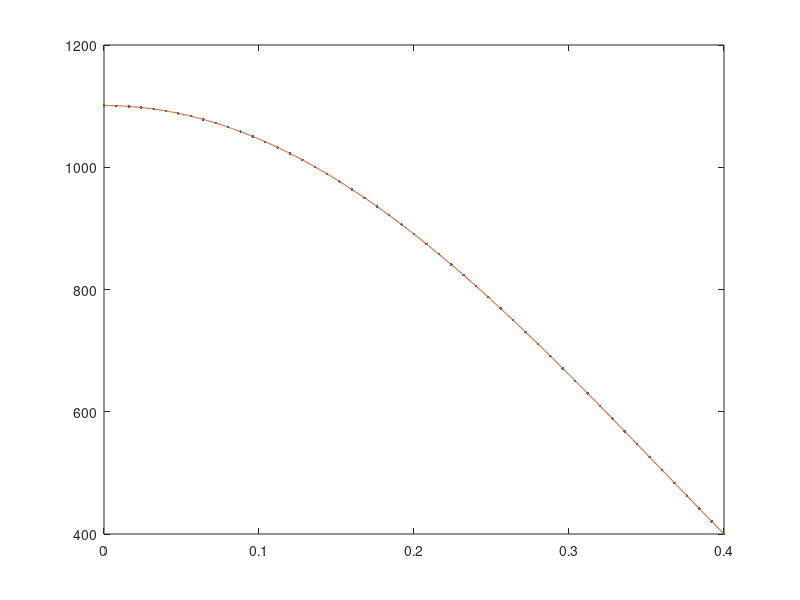
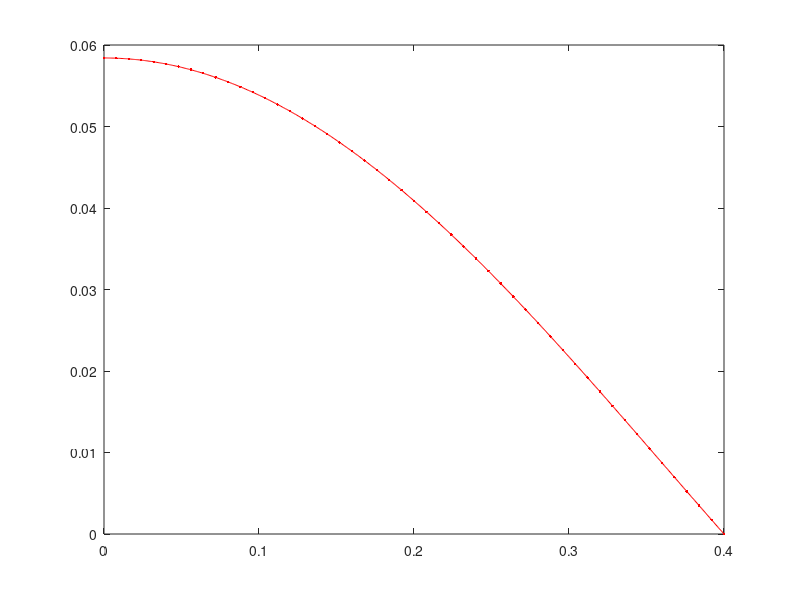

Write MATLAB code to recreate these figures, in order.
function F=HC

% clear the console screen
clc; close all; 
% make the problem-data a global variable
global dat
% load the data structure with info pertaining to the physical problem
dat.diff=@cond;
dat.siga=@nothing;
dat.esrc=@esrc;
dat.pb_type='hc';
if(strcmp(dat.pb_type,'rad'))
    dat.width=40;
    dat.alpha=4;
else
    dat.width=0.4;
end
bc.left.type=0; %0=neumann, 1=robin, 2=dirichlet
bc.left.C=0; % (that data is C in: -Ddu/dn=C // u/4+D/2du/dn=C // u=C)
bc.rite.type=2;
bc.rite.C=400;
dat.bc=bc; clear bc;

% load the numerical parameters, npar, structure pertaining to numerics
% number of elements
npar.nel = 50;
% domain
npar.x = linspace(0,dat.width,npar.nel+1);
% polynomial degree
npar.porder=1;
% nbr of dofs per variable
npar.ndofs = npar.porder*npar.nel+1;
% for newton's solve
npar.max_newton = 250;
npar.atol_newton = 1e-9;
npar.rtol_newton = 1e-9;
npar.tol_newton_lin = 1e-6;
% 1=numjac  + LU
% 2=numjac  + Gmres
% 3=numjac  + Precond Gmres
% 4=matfree + Gmres
% 5=matfree + Precond Gmres
npar.newton_solve_option = 3;
myoptP=1; 
optP=0;  if(npar.newton_solve_option==3 || npar.newton_solve_option==5), optP=myoptP; end
npar.prec_opt=optP;
% scale variables
npar.scale=1;
dat.bc.left.C=dat.bc.left.C/npar.scale;
dat.bc.rite.C=dat.bc.rite.C/npar.scale;

% connectivity
gn=zeros(npar.nel,npar.porder+1);
gn(1,:)=linspace(1,npar.porder+1,npar.porder+1);
for iel=2:npar.nel
    gn(iel,:)=[gn(iel-1,end) , gn(iel-1,2:end)+npar.porder ];
end
npar.gn=gn; clear gn;

%%%% solve nonlinear forward problem
dat.adjoint=false;
[u,uf,xf] = solve_forward(npar);
% plot
figure(1)
x=linspace(0,dat.width,npar.ndofs);
plot(x,u,'.'); hold on
plot(xf,uf,'-'); hold all
%%% compute QoI:
QoI_forward = QoI(@response,u,npar)

%%%% solve nonlinear forward problem
dat.adjoint=true;
dat.diff_adjoint=@cond_adj;
dat.esrc_adjoint=@response;
dat.forward_sol=u;
dat.bc.rite.C=400*0;
[us,usf,xsf] = solve_adjoint(npar);
% plot
figure(2)
plot(x,us,'.r'); hold on
plot(xf,usf,'r-'); hold all
%%% compute QoI
QoI_adjoint = QoI(dat.esrc,us,npar)

% boundary terms
[b,dbdx] =feshpln([1],npar.porder);
gn    = npar.gn;
nel   = npar.nel;
% jacobian of the transformation to the ref. element
x0=npar.x(nel);
x1=npar.x(nel+1);
Jac=(x1-x0)/2;
% local values
local_T         = b(:,:)    * u(gn(nel,:));
local_Ts        = b(:,:)    * us(gn(nel,:));
local_dTsdx     = dbdx(:,:) * us(gn(nel,:));
d=dat.diff([1],local_T)/Jac;
local_T*d*local_dTsdx


% % % % verification is always good
% % % u(1)
% % %(5/2*3e11*40^2+400^5)^0.2 % rad
% % %3e4*0.4^2/2/5+400         % cond
% % 
% % % compute the L2 norm of the error
% % % create a high-order quadrature
% % [xq,wq] = GLNodeWt(25);
% % % store shapeset
% % [b,dbdx] = feshpln(xq,npar.porder);
% % local_err = 0;
% % a=[];
% % aa=[];
% % % loop over elements
% % for iel=1:npar.nel
% %     % element extremities
% %     x0=npar.x(iel);
% %     x1=npar.x(iel+1);
% %     % jacobian of the transformation to the ref. element
% %     Jac=(x1-x0)/2;
% %     % get x values in the interval
% %     x=(x1+x0)/2+xq*(x1-x0)/2;
% %     % b and dbdx(:,:) are of size (nbr of xq values) x (porder+1),
% %     % T is of length porder+1, 2/dx is the 1d jacobian
% %     % local_T is of length the # of points in the quadrature
% %     local_T    = b(:,:) * u(npar.gn(iel,:));
% %     if(strcmp(dat.pb_type,'rad'))
% %         local_Exa = ((dat.alpha+1).*(dat.esrc(x,local_T)).*(dat.width^2-x.^2)/2+dat.bc.rite.C^(dat.alpha+1)).^(1/(dat.alpha+1));
% %         a=[a local_Exa'];
% %         aa=[aa x'];
% %     else
% %         kdata=[1.05 2150 200 1];
% %         options = optimset('Display','off');
% %         for i=1:length(x)
% %             ci= @(z)  kdata(1)*(z-dat.bc.rite.C) + kdata(2)* log( (kdata(3)+kdata(4)*z    ) ...
% %                 ./(kdata(3)+kdata(4)*dat.bc.rite.C) )  -3e4*(dat.width^2-x(i)^2)/2;
% %             local_Exa(i,1)=fsolve(ci,dat.bc.rite.C,options);
% %         end
% %         a=[a local_Exa'];
% %         aa=[aa x'];
% %     end
% %     % compute local error
% %     local_err =  local_err + Jac*dot(wq , (local_T-local_Exa).^2 ) ;
% % end    
% % plot(aa,a,'r-')
% % % L2 norm
% % local_err=sqrt(local_err)
% % % L2 norm divided by mesh size ^ (p+1)
% % x0=npar.x(iel);x1=npar.x(iel+1);
% % local_err/(x1-x0)^(npar.porder+1)

return
end

%%%%%%%%%%%%%%%%%%%%%%%%%%%%%%%%%%%%%

function [T,Tf,xf]=solve_forward(npar)

% perform the Newton solve
T = newton(npar);

% finer representation for plotting
[Tf,xf] = finer(T,npar);

% resi = compute_residual(T,npar);
% J = compute_jacobian(T,npar,resi);
% 
% global dat 
% 
% siga_save=dat.siga; dat.siga=@nothing;
% diff_save=dat.diff; dat.diff=@nothing;
% rhs = compute_residual(T,npar);
% 
% dat.siga=siga_save;
% dat.diff=diff_save;

return
end
%%%%%%%%%%%%%%%%%%%%%%%%%%%%%%%%%%%%%

function [Ta,Taf,xf]=solve_adjoint(npar)

% perform the Newton solve
Ta = newton(npar);

% finer representation for plotting
[Taf,xf] = finer(Ta,npar);

return
end

%%%%%%%%%%%%%%%%%%%%%%%%%%%%%%%%%%%%%%%%%%%%%%

function  T=newton(npar)

global dat

% initial guess
if ~dat.adjoint
    T=ones(npar.ndofs,1)*400;
    T=linspace(1000,dat.bc.rite.C,npar.ndofs)';
else
    T=zeros(npar.ndofs,1);
    T=linspace(1000,dat.bc.rite.C,npar.ndofs)';
end
T=T/npar.scale;

% compute the residual
resi = compute_residual(T,npar);
% if dat.adjoint
%      J = compute_jacobian(T,npar,resi);
%      dat.diff_adjoint=@nothing3;
%      rhs = compute_residual(T,npar);
%      dat.diff_adjoint=@cond_adj;
% end
% compute its norm
norm_resi=norm(resi);
% compute stopping criterion
tol_newton = npar.atol_newton + npar.rtol_newton*norm_resi;

eigstudy=false;
if(npar.newton_solve_option>3),eigstudy=false;end

inewton=0;
while (inewton<npar.max_newton && norm_resi>tol_newton)
    inewton=inewton+1;
    fprintf('Newton iteration %i, ',inewton);
    % compute the jacobian matrix
    J = compute_jacobian(T,npar,resi);
    P = compute_precond(T,npar,npar.prec_opt);
    if(eigstudy)
%         P = compute_precond(T,npar,dat,1);
        figure(2)
        subplot(2,1,1);
        eigplot(full(J),2);
        subplot(2,1,2);
        JiP=J*inv(P);
        eigplot(full(JiP),2);
        fprintf('\n\tEst. of cond number for J: %g, \t for JiP: %g\n',condest(J),condest(JiP));
        figure(3);
        subplot(2,1,1);   spy(J);
        subplot(2,1,2);   spy(JiP);
    end
    % newton solve
    switch npar.newton_solve_option
        case {1}
            dT = -J\resi;
        case{2,3}
            % gmres(A,b,restart,tol,maxit,M1,M2,x0)
            restart=[];restart=ceil(length(J)/3);
            tol_newton_lin=npar.tol_newton_lin;
            [dT,flag,relres,iter,resvec] = gmres(J,-resi,restart,tol_newton_lin,[],P,[],[]);
            switch flag
                case{0}
                    fprintf('\tgmres converged');
                case{1}
                    fprintf('\tgmres did not converge');
                case{2}
                    fprintf('\tgmres: ill-conditioned');
                case{3}
                    fprintf('\tgmres stagnation');
            end
            fprintf('\titer statistics in gmres: %i, %i\n',iter(1),iter(2));
        case {4,5}
            restart=10;
            tol_newton_lin=npar.tol_newton_lin;
            [w,flag,relres,iter,resvec] = gmres(@Jv,-resi,restart,tol_newton_lin,150,[],[],[],... % the next line is for @afun arguments
                T,resi,npar,P);
            switch flag
                case{0}
                    fprintf('\tgmres converged');
                case{1}
                    fprintf('\tgmres did not converge');
                case{2}
                    fprintf('\tgmres: ill-conditioned');
                case{3}
                    fprintf('\tgmres stagnation');
            end
            fprintf('\titer statistics in gmres: %i, %i\n',iter(1),iter(2));
            dT=P\w;    
    end
    % new Newton iterate
    T=T+dT;        
    % compute the residual
    resi = compute_residual(T,npar);
    % compute its norm
    norm_resi=norm(resi);
    if(norm_resi<tol_newton)
        fprintf(' CONVERGED with ');
    end
    fprintf('Nonlinear residual error=%g, delta solution %g \n\n',norm_resi,norm(dT));
end

% re-scale
T=T*npar.scale;

return
end

%%%%%%%%%%%%%%%%%%%%%%%%%%%%%%%%%%%%%%%%%%%%%%

function [F]=compute_residual(T,npar)
% assemble the residual and apply BC

% make the problem-data a global variable
global dat

% shortcuts
porder= npar.porder;
gn    = npar.gn;
nel   = npar.nel;
% n: linear system size
n=npar.ndofs;
% allocate memory
F=zeros(n,1);

% compute local matrices
% load Gauss Legendre quadrature (GLQ is exact on polynomials of degree up to 2n-1,
% while using only integrand evaluations (n-point quadrature).
% estimate the max poly order (it comes from the mass matrix  when coef. are
% piecewise constant and the material mesh matches the computational mesh
[xq,wq] = GLNodeWt(2*(porder+1));
% initialize local residual vector
local_res=zeros(porder+1,1);
% store shapeset
[b,dbdx] =feshpln(xq,porder);

% definition of the weak form:
% int_domain (grad u D grad b) - int_bd_domain (b D grad u n) ...
%      + int_domain( XSa u b) = int_domain (b rhs)

% loop over elements
for iel=1:npar.nel
    % element extremities
    x0=npar.x(iel);
    x1=npar.x(iel+1);
    % jacobian of the transformation to the ref. element
    Jac=(x1-x0)/2;
    % get x values in the interval
    x=(x1+x0)/2+xq*(x1-x0)/2;
    % b and dbdx(:,:) are of size (nbr of xq values) x (porder+1),
    % T is of length porder+1, 2/dx is the 1d jacobian
    local_T         = b(:,:)    * T(gn(iel,:));
    local_dTdx      = dbdx(:,:) * T(gn(iel,:));
    s=dat.siga(x,npar.scale*local_T)*Jac;
    if ~dat.adjoint
        d=dat.diff(x,npar.scale*local_T)/Jac;
        q=dat.esrc(x,npar.scale*local_T)*Jac/npar.scale;
    else
        local_T_forward = b(:,:) * dat.forward_sol(gn(iel,:));
        d=dat.diff_adjoint(x,npar.scale*local_T,local_T_forward)/Jac;
        q=dat.esrc_adjoint(x,npar.scale*local_T)*Jac/npar.scale;
    end
    % compute local residual
    for i=1:porder+1
        local_res(i) =  dot(s.*wq.*b(:,i)    , local_T(:)) ...
            + dot(d.*wq.*dbdx(:,i) , local_dTdx(:)) ...
            - dot(q.*wq, b(:,i));
    end
    % assemble
    F(gn(iel,:)) = F(gn(iel,:)) + local_res;
end

% apply natural BC
Dirichlet_nodes=[];
Dirichlet_val=[];
switch dat.bc.left.type
    case 0 % Neumann, int_bd_domain (b D grad u n) is on the RHS
        F(1)=F(1)-dat.bc.left.C;
    case 1 % Robin
        F(1)=F(1)+1/2*T(1);
        F(1)=F(1)-2*dat.bc.left.C;
    case 2 % Dirichlet
        Dirichlet_nodes=[Dirichlet_nodes 1];
        Dirichlet_val=[Dirichlet_val dat.bc.left.C];
end
switch dat.bc.rite.type
    case 0 % Neumann, int_bd_domain (b D grad u n) is on the RHS
        F(n)=F(n)-dat.bc.rite.C;
    case 1 % Robin
        F(n)=F(n)+1/2*T(n);
        F(n)=F(n)-2*dat.bc.rite.C;
    case 2 % Dirichlet
        Dirichlet_nodes=[Dirichlet_nodes n];
        Dirichlet_val=[Dirichlet_val dat.bc.rite.C];
end
% apply Dirichlet BC
for i=1:length(Dirichlet_nodes);% loop on the number of constraints
    id=Dirichlet_nodes(i);      % extract the dof of a constraint
    bcval=Dirichlet_val(i);
    F(id)=T(id)-bcval;         % put the constrained value in the rhs
end

return
end


%%%%%%%%%%%%%%%%%%%%%%%%%%%%%%%%%%%%%%%%%%%%%%

function J=compute_jacobian(x,npar,F)

% make the problem-data a global variable
global dat

% compute Jacobian
n=length(x);
nnz_=(2*npar.porder+1)*npar.nel; % upperbound
J=spalloc(n,n,nnz_);
% choose epsi
epsi=choose_epsi(2,x);
for i = 1:n
    if((i==1 && dat.bc.left.type==2)||(i==n && dat.bc.rite.type==2))
        J(:,i)=0; J(i,i)=1;
        continue
    end
    % choose a component in vector epsi (if it is a vector)
    if(length(epsi)==1)
        i_=1;
    else
        i_=i;
    end
    % perturbation to build numerical Jacobian column by column
    v=zeros(n,1);
    v(i)   = 1;
    x_pert = x + epsi(i_)*v;
    % evaluate perturbed residual
    Feps = compute_residual(x_pert,npar);
    J(:,i) = (Feps - F) /epsi(i_);
end
% add transient + SS contributions
% J=speye(nn)-0.5*dt*J;

return
end

%%%%%%%%%%%%%%%%%%%%%%%%%%%%%%%%%%%%%%%%%%%%%%

function  [out]=Jv(xkrylov,T,F,npar,P)

% make the problem-data a global variable
global dat

if(dat.bc.left.type==2)
    xkrylov(1)=0;
end
if(dat.bc.rite.type==2)
    xkrylov(end)=0;
end
% % choose epsi
% epsi=choose_epsi(3,T,norm(xkrylov));
% if(length(epsi)>1), error('epsi in Jv should be of length 1'); end
% preconditioning step
xkrylov=P\xkrylov;
% choose epsi
epsi=choose_epsi(3,T,norm(xkrylov));
if(length(epsi)>1), error('epsi in Jv should be of length 1'); end
% perturb newton state
T_pert = T + epsi*xkrylov;
% perturbed residual
Feps = compute_residual(T_pert,npar);
% FD formula
out =(Feps - F) /epsi;

return
end

%%%%%%%%%%%%%%%%%%%%%%%%%%%%%%%%%%%%%%%%%%%%%%

function epsi=choose_epsi(opt,vec,norm_kry)

if(nargin==3)
    if(norm_kry<eps),norm_kry=1; end
end
b=sqrt(eps);
switch opt
    case 0
        epsi = b; % returns a scalar
    case 1
        epsi = (1+vec)*b; % returns a vector
    case 2 % column by column
        epsi=b*max(abs(vec),1).*sign_(vec); % returns a vector
    case 3
        if(nargin<3), error('Not enough argument in choose_epsi'); end
        epsi=b/(length(vec)*norm_kry)*norm(1+vec,1); % returns a scalar
end

return
end

%%%%%%%%%%%%%%%%%%%%%%%%%%%%%%%%%%%%%%%%%%%%%%

function sg=sign_(x)

sg=sign(x);
if(x==0), sg=1; end

return
end

%%%%%%%%%%%%%%%%%%%%%%%%%%%%%%%%%%%%%

function [A]=compute_precond(T,npar,optP)
% assemble the P matrix, with various options:
% optP=0: Identity
% optP=1: compute k(T) at quad points
% optP=1a: compute k(T) at quad points using T^(0)
% optP=2: compute kave per element
% optP=2a: compute kave per element using T^(0)
% the options with a are actually managed outside of this function

% make the problem-data a global variable
global dat

if(optP==0)
    A=speye(length(T));
    return
end

% shortcuts
porder= npar.porder;
gn    = npar.gn;
nel   = npar.nel;
% ideally, we would analyze the connectivity to determine nnz
nnz=(porder+1)*nel; %this is an upperbound, not exact
% n: linear system size
n=npar.ndofs;
% allocate memory
A=spalloc(n,n,nnz);
% initialize local matrices/vectors
m=zeros(porder+1,porder+1);
k=m;
local_mat=m;

% compute local matrices
% load Gauss Legendre quadrature (GLQ is exact on polynomials of degree up to 2n-1,
% while using only integrand evaluations (n-point quadrature).
% estimate the max poly order (it comes from the mass matrix  when coef. are
% piecewise constant and the material mesh matches the computational mesh
if(optP==1)
    poly_max=2*(porder+1);
    [xq,wq] = GLNodeWt(poly_max);
    % store shapeset
    [b,dbdx] =feshpln(xq,porder);
else
    poly_max=porder+1;
    [xq,wq] = GLNodeWt(poly_max);
    % store shapeset
    [b,dbdx] =feshpln(xq,porder);
    % compute local matrices + load vector
    for i=1:porder+1
        for j=1:porder+1
            m(i,j)= dot(wq.*b(:,i)    , b(:,j));
            k(i,j)= dot(wq.*dbdx(:,i) , dbdx(:,j));
        end
    end
    % increase quadrature order to compute kave over each element
    poly_max=2*(porder+1);
    [xq,wq] = GLNodeWt(poly_max);
    % store shapeset
    [b,dbdx] =feshpln(xq,porder);
end

% definition of the weak form:
% int_domain (grad u D grad b) - int_bd_domain (b D grad u n) ...
%      + int_domain( XSa u b) = int_domain (b rhs)

% loop over elements
for iel=1:npar.nel
    % element extremities
    x0=npar.x(iel);
    x1=npar.x(iel+1);
    % jacobian of the transformation to the ref. element
    Jac=(x1-x0)/2;
    % get x values in the interval
    x=(x1+x0)/2+xq*(x1-x0)/2;
    if(optP==1)
        % b and dbdx(:,:) are of size (nbr of xq values) x (porder+1),
        local_T    = b(:,:) * T(gn(iel,:));
        s=dat.siga(x,npar.scale*local_T);
        if ~dat.adjoint
            d=dat.diff(x,npar.scale*local_T)/Jac;
        else
            local_T_forward = b(:,:) * dat.forward_sol(gn(iel,:));
            d=dat.diff_adjoint(x,npar.scale*local_T,local_T_forward)/Jac;
        end
        % compute local matrices
        for i=1:porder+1
            for j=1:porder+1
                m(i,j)= dot(s.*wq.*b(:,i)    , b(:,j));
                k(i,j)= dot(d.*wq.*dbdx(:,i) , dbdx(:,j));
            end
        end
        local_mat = m*Jac + k/Jac;
    else
        % first compute ave_cond
        % b and dbdx(:,:) are of size (nbr of xq values) x (porder+1),
        if ~dat.adjoint
            local_T    = b(:,:) * T(gn(iel,:));
            d=dat.diff(x,npar.scale*local_T);
        else
            local_T_forward = b(:,:) * dat.forward_sol(gn(iel,:));
            d=dat.diff_adjoint(x,npar.scale*local_T,local_T_forward)/Jac;
        end
        ave_cond = dot(wq, d)/sum(wq);
        % then compute local mat
        local_mat =  0*m*Jac + ave_cond*k/Jac;
    end
    % assemble
    A(gn(iel,:),gn(iel,:)) = A(gn(iel,:),gn(iel,:)) + local_mat;
end

% apply natural BC
Dirichlet_nodes=[];
Dirichlet_val=[];
switch dat.bc.left.type
    case 0 % Neumann, int_bd_domain (b D grad u n) is on the RHS
%         rhs(1)=rhs(1)+dat.bc.left.C;
    case 1 % Robin
        A(1,1)=A(1,1)+1/2;
%         rhs(1)=rhs(1)+2*dat.bc.left.C;
    case 2 % Dirichlet
        Dirichlet_nodes=[Dirichlet_nodes 1];
        Dirichlet_val=[Dirichlet_val dat.bc.left.C];
end
switch dat.bc.rite.type
    case 0 % Neumann, int_bd_domain (b D grad u n) is on the RHS
%         rhs(n)=rhs(n)+dat.bc.rite.C;
    case 1 % Robin
        A(n,n)=A(n,n)+1/2;
%         rhs(n)=rhs(n)+2*dat.bc.rite.C;
    case 2 % Dirichlet
        Dirichlet_nodes=[Dirichlet_nodes n];
        Dirichlet_val=[Dirichlet_val dat.bc.rite.C];
end
% apply Dirichlet BC
for i=1:length(Dirichlet_nodes);% loop on the number of constraints
    id=Dirichlet_nodes(i);      % extract the dof of a constraint
    bcval=Dirichlet_val(i);
%     rhs=rhs-bcval*A(:,id);  % modify the rhs using constrained value
    A(id,:)=0; % set all the id-th row to zero
    A(:,id)=0; % set all the id-th column to zero (symmetrize A)
    A(id,id)=1;            % set the id-th diagonal to unity
%     rhs(id)=bcval;         % put the constrained value in the rhs
end

return
end

%%%%%%%%%%%%%%%%%%%%%%%%%%%%%%%%%%%%%%%%%%%%%%

function [QoI]=QoI(r,T,npar)
% compute the QoI

% shortcuts
porder= npar.porder;
gn    = npar.gn;
nel   = npar.nel;
% n: linear system size
n=npar.ndofs;

% compute local matrices
% load Gauss Legendre quadrature (GLQ is exact on polynomials of degree up to 2n-1,
% while using only integrand evaluations (n-point quadrature).
% estimate the max poly order (it comes from the mass matrix  when coef. are
% piecewise constant and the material mesh matches the computational mesh
[xq,wq] = GLNodeWt(2*(porder+1));
% initialize local residual vector
local_res=zeros(porder+1,1);
% store shapeset
[b,dbdx] =feshpln(xq,porder);

QoI=0;
% loop over elements
for iel=1:npar.nel
    % element extremities
    x0=npar.x(iel);
    x1=npar.x(iel+1);
    % jacobian of the transformation to the ref. element
    Jac=(x1-x0)/2;
    % get x values in the interval
    x=(x1+x0)/2+xq*(x1-x0)/2;
    % b and dbdx(:,:) are of size (nbr of xq values) x (porder+1),
    % T is of length porder+1, 2/dx is the 1d jacobian
    local_T    = b(:,:) * T(gn(iel,:));
    q=r(x,local_T)*Jac;
    % compute local response
    QoI = QoI +  dot(q.*wq , local_T(:)) ;
end

return
end

%%%%%%%%%%%%%%%%%%%%%%%%%%%%%%%%%%%%%

function [Tf,xf]=finer(T,npar)

cut=10;
% shortcuts
porder= npar.porder;
gn    = npar.gn;
nel   = npar.nel;
% n: linear system size
n=nel*(porder+cut)+1;
% allocate memory
F=zeros(n,1);

xq=linspace(-1,1,porder+1+cut);
[b,dbdx] =feshpln(xq,porder);
% loop over elements
xf=[]; Tf=[];
for iel=1:npar.nel
    % element extremities
    x0=npar.x(iel);
    x1=npar.x(iel+1);
    % get x values in the interval
    x=(x1+x0)/2+xq*(x1-x0)/2;
    % b and dbdx(:,:) are of size (nbr of xq values) x (porder+1),
    % T is of length porder+1, 2/dx is the 1d jacobian
    local_T    = b(:,:) * T(gn(iel,:));
    if(iel==1)
        xf=[xf x];
        Tf=[Tf; local_T];
    else
        xf=[xf x(2:end)];
        Tf=[Tf; local_T(2:end)];
    end
end

return
end

%%%%%%%%%%%%%%%%%%%%%%%%%%%%%%%%%%%%%

function [shapefun,dhdx]=feshpln (xv,p)
% computes the finite element basis functions and their first derivatives
% for any order p
% here, we use Lagrangian FE functions

xd=linspace(-1,1,p+1);

shapefun=zeros(length(xv),p+1);
dhdx    =zeros(length(xv),p+1);

% shape function
for i=1:p+1
    num=1.;
    den=1.;
    for j=1:p+1
        if(j~=i)
            num=num.*(xv-xd(j));
            den=den.*(xd(i)-xd(j));
        end
    end
    shapefun(:,i)=num./den;
end

% derivative of the shape function
for i=1:p+1
    sum=0.;
    den=1.;
    for j=1:p+1
        if(j~=i)
            num=1;
            for k=1:p+1
                if((k~=i)&&(k~=j))
                    num=num.*(xv-xd(k));
                end
            end
            sum=sum+num;
            den=den.*(xd(i)-xd(j));
        end
    end
    dhdx(:,i)=sum./den;
end

return
end

%%%%%%%%%%%%%%%%%%%%%%%%%%%%%%%%%%%%%%

function [x,w] = GLNodeWt(n)
% GLNodeWt  Nodes and weights for Gauss-Legendre quadrature of arbitrary order
%           obtained by solving an eigenvalue problem
%
% Synopsis:  [x,w] = GLNodeWt(n)
%
% Input:     n = order of quadrature rule
%
% Output:    x = vector of nodes
%            w = vector of weights

%  Algorithm based on ideas from Golub and Welsch, and Gautschi.  For a
%  condensed presentation see H.R. Schwarz, "Numerical Analysis: A
%  Comprehensive Introduction," 1989, Wiley.  Original MATLAB
%  implementation by H.W. Wilson and L.H. Turcotte, "Advanced Mathematics
%  and Mechanics Applications Using MATLAB," 2nd ed., 1998, CRC Press

beta   = (1:n-1)./sqrt(4*(1:n-1).^2 - 1);
J      = diag(beta,-1) + diag(beta,1);    % eig(J) needs J in full storage
[V,D]  = eig(J);
[x,ix] = sort(diag(D));  %  nodes are eigenvalues, which are on diagonal of D
w      = 2*V(1,ix)'.^2;  %  V(1,ix)' is column vector of first row of sorted V

return
end

%%%%%%%%%%%%%%%%%%%%%%%%%%%%%%%%%%%%%
function y=cond(x,T)
% conductivity function. may depend on space and temperature

% make the problem-data a global variable
global dat

if(strcmp(dat.pb_type,'rad'))
    y=T.^dat.alpha;
else
    kdata=[1.05 2150 200 1];
    % kdata=[5 0 200 1];
    y = kdata(1) + kdata(2)./( kdata(3)+kdata(4)*T);
end

return
end
%%%%%%%%%%%%%%%%%%%%%%%%%%%%%%%%%%%%%
function y=cond_adj(x,T,Tforward)
% conductivity function used in adjoint eqs.
y=cond(x,Tforward);
% y(:)=1;
return
end
%%%%%%%%%%%%%%%%%%%%%%%%%%%%%%%%%%%%%
function y=diffu(x,T)
y=1+0*0.5*x.^2;
return
end
%%%%%%%%%%%%%%%%%%%%%%%%%%%%%%%%%%%%%
function y=siga(x,T)
y=x;
return
end
%%%%%%%%%%%%%%%%%%%%%%%%%%%%%%%%%%%%%
function y=nothing(~,~)
y=0;
return
end
%%%%%%%%%%%%%%%%%%%%%%%%%%%%%%%%%%%%%
function y=nothing3(~,~,~)
y=0;
return
end
%%%%%%%%%%%%%%%%%%%%%%%%%%%%%%%%%%%%%
function y=esrc(x,T)

% make the problem-data a global variable
global dat

if(strcmp(dat.pb_type,'rad'))
    y=3e11;
else
    y=3e4;
end

return
end
%%%%%%%%%%%%%%%%%%%%%%%%%%%%%%%%%%%%%
function y=response(x,T)
global dat
y=1/dat.width;
return
end
%%%%%%%%%%%%%%%%%%%%%%%%%%%%%%%%%%%%%
